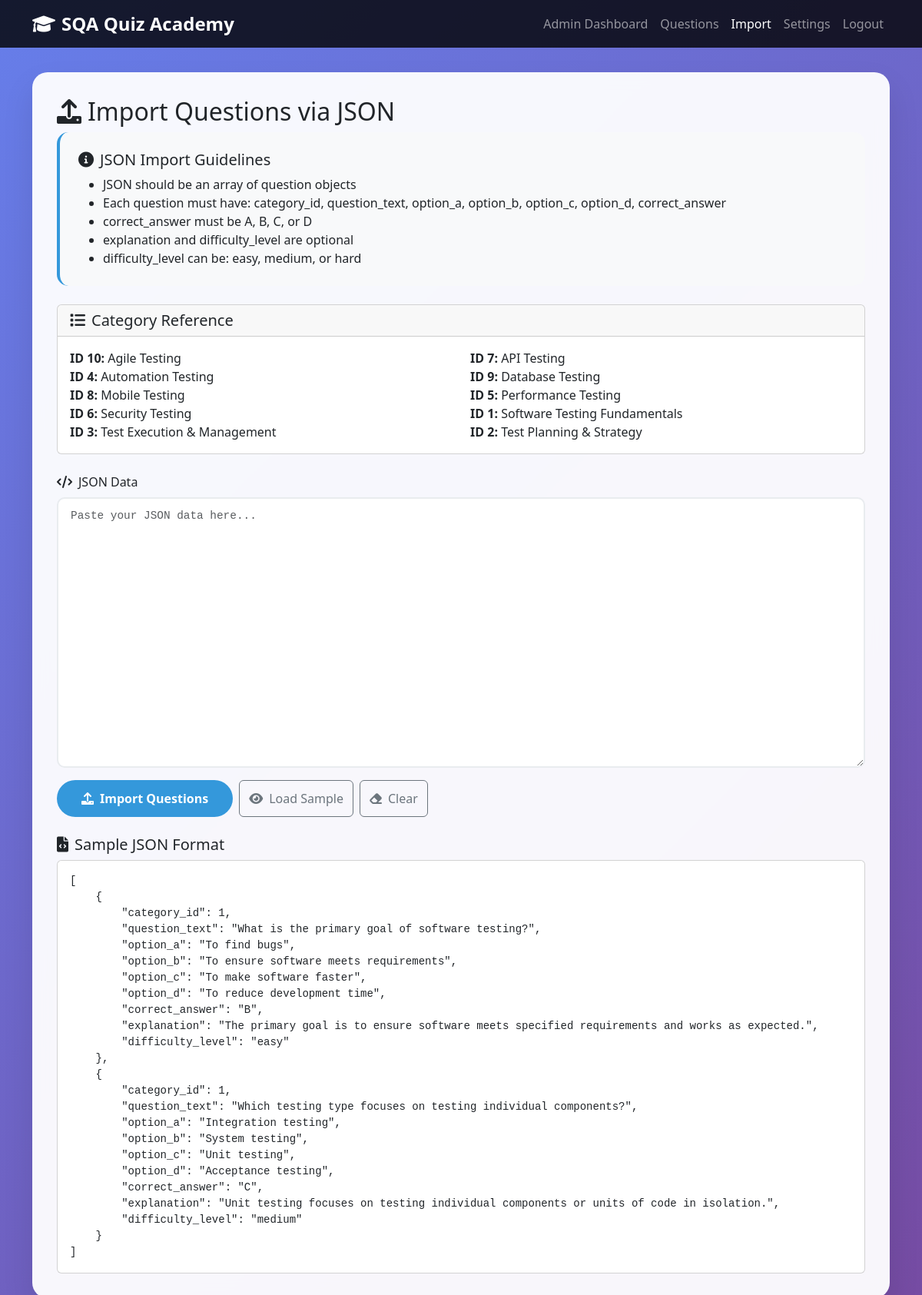
/admin/import_questions.php (signed in), run on the app's committed database.
### tables this page shows
CREATE TABLE `categories` (
  `id` int(11) NOT NULL,
  `name` varchar(100) NOT NULL,
  `description` text DEFAULT NULL,
  `created_at` timestamp NOT NULL DEFAULT current_timestamp()
);

### admin/import_questions.php (the view, shortened to what this page needs)
<?php
$pdo = getDBConnection();
$stmt = $pdo->query("SELECT * FROM categories ORDER BY name");
$categories = $stmt->fetchAll();
$sample_json = [
    [
        "category_id" => 1,
        "question_text" => "What is the primary goal of software testing?",
        "option_a" => "To find bugs",
        "option_b" => "To ensure software meets requirements",
        "option_c" => "To make software faster",
        "option_d" => "To reduce development time",
        "correct_answer" => "B",
        "explanation" => "The primary goal is to ensure software meets specified requirements and works as expected.",
        "difficulty_level" => "easy"
    ],
    [
        "category_id" => 1,
        "question_text" => "Which testing type focuses on testing individual components?",
        "option_a" => "Integration testing",
        "option_b" => "System testing",
        "option_c" => "Unit testing",
        "option_d" => "Acceptance testing",
        "correct_answer" => "C",
        "explanation" => "Unit testing focuses on testing individual components or units of code in isolation.",
        "difficulty_level" => "medium"
    ]
];
?>
<!DOCTYPE html>
<html lang="en">
<head>
    <link href="https://cdn.jsdelivr.net/npm/bootstrap@5.3.0/dist/css/bootstrap.min.css" rel="stylesheet">
    <link href="https://cdnjs.cloudflare.com/ajax/libs/font-awesome/6.0.0/css/all.min.css" rel="stylesheet">
</head>
<body>
    <nav class="navbar navbar-expand-lg navbar-dark" style="background: rgba(0,0,0,0.8);">
        <div class="container">
            <a class="navbar-brand" href="../index.php">
                <i class="fas fa-graduation-cap me-2"></i>SQA Quiz Academy
            </a>
            <div class="collapse navbar-collapse" id="navbarNav">
                <ul class="navbar-nav ms-auto">
                    <li class="nav-item">
                        <a class="nav-link" href="dashboard.php">Admin Dashboard</a>
                    </li>
                    <li class="nav-item">
                        <a class="nav-link" href="questions.php">Questions</a>
                    </li>
                    <li class="nav-item">
                        <a class="nav-link active" href="import_questions.php">Import</a>
                    </li>
                    <li class="nav-item">
                        <a class="nav-link" href="settings.php">Settings</a>
                    </li>
                    <li class="nav-item">
                        <a class="nav-link" href="../logout.php">Logout</a>
                    </li>
                </ul>
            </div>
        </div>
    </nav>
    <div class="container">
        <div class="admin-container">
            <h2><i class="fas fa-upload me-2"></i>Import Questions via JSON</h2>
            <div class="info-card">
                <h5><i class="fas fa-info-circle me-2"></i>JSON Import Guidelines</h5>
                <ul class="mb-0">
                    <li>JSON should be an array of question objects</li>
                    <li>Each question must have: category_id, question_text, option_a, option_b, option_c, option_d, correct_answer</li>
                    <li>correct_answer must be A, B, C, or D</li>
                    <li>explanation and difficulty_level are optional</li>
                    <li>difficulty_level can be: easy, medium, or hard</li>
                </ul>
            </div>
            <div class="card mb-4">
                <div class="card-header">
                    <h5 class="mb-0"><i class="fas fa-list me-2"></i>Category Reference</h5>
                </div>
                <div class="card-body">
                    <div class="row">
                        <?php foreach($categories as $category): ?>
                            <div class="col-md-6">
                                <strong>ID <?php echo $category['id']; ?>:</strong> <?php echo htmlspecialchars($category['name']); ?>
                            </div>
                        <?php endforeach; ?>
                    </div>
                </div>
            </div>
            <form method="POST">
                <div class="mb-3">
                    <label for="json_data" class="form-label">
                        <i class="fas fa-code me-2"></i>JSON Data
                    </label>
                    <textarea class="form-control json-textarea" id="json_data" name="json_data" rows="15" placeholder="Paste your JSON data here..."></textarea>
                </div>
                <div class="d-flex gap-2">
                    <button type="submit" name="import_json" class="btn btn-primary">
                        <i class="fas fa-upload me-2"></i>Import Questions
                    </button>
                    <button type="button" class="btn btn-outline-secondary" onclick="loadSample()">
                        <i class="fas fa-eye me-2"></i>Load Sample
                    </button>
                    <button type="button" class="btn btn-outline-secondary" onclick="clearForm()">
                        <i class="fas fa-eraser me-2"></i>Clear
                    </button>
                </div>
            </form>
            <div class="mt-4">
                <h5><i class="fas fa-file-code me-2"></i>Sample JSON Format</h5>
                <div class="card">
                    <div class="card-body">
                        <pre class="mb-0"><code><?php echo json_encode($sample_json, JSON_PRETTY_PRINT); ?></code></pre>
                    </div>
                </div>
            </div>
        </div>
    </div>
</body>
</html>

### admin/import_questions.php (style rules this page uses)
body { background: linear-gradient(135deg, #667eea 0%, #764ba2 100%); min-height: 100vh; font-family: 'Segoe UI', Tahoma, Geneva, Verdana, sans-serif; }
.admin-container { background: rgba(255, 255, 255, 0.95); border-radius: 20px; padding: 2rem; margin: 2rem 0; box-shadow: 0 20px 40px rgba(0,0,0,0.1); backdrop-filter: blur(10px); }
.btn-primary { background: #3498db; border: none; border-radius: 25px; padding: 0.75rem 2rem; font-weight: 600; transition: all 0.3s ease; }
.navbar-brand { font-weight: bold; font-size: 1.5rem; }
.form-control { border-radius: 10px; border: 2px solid #e9ecef; padding: 0.75rem 1rem; transition: all 0.3s ease; }
.json-textarea { font-family: 'Courier New', monospace; font-size: 0.9rem; min-height: 300px; }
.info-card { background: #f8f9fa; border-radius: 15px; padding: 1.5rem; margin-bottom: 1.5rem; border-left: 4px solid #3498db; }

### data on the page
categories: id "10", name "Agile Testing"
categories: id "7", name "API Testing"
categories: id "4", name "Automation Testing"
categories: id "9", name "Database Testing"
categories: id "8", name "Mobile Testing"
categories: id "5", name "Performance Testing"
categories: id "6", name "Security Testing"
categories: id "1", name "Software Testing Fundamentals"
categories: id "3", name "Test Execution & Management"
categories: id "2", name "Test Planning & Strategy"
